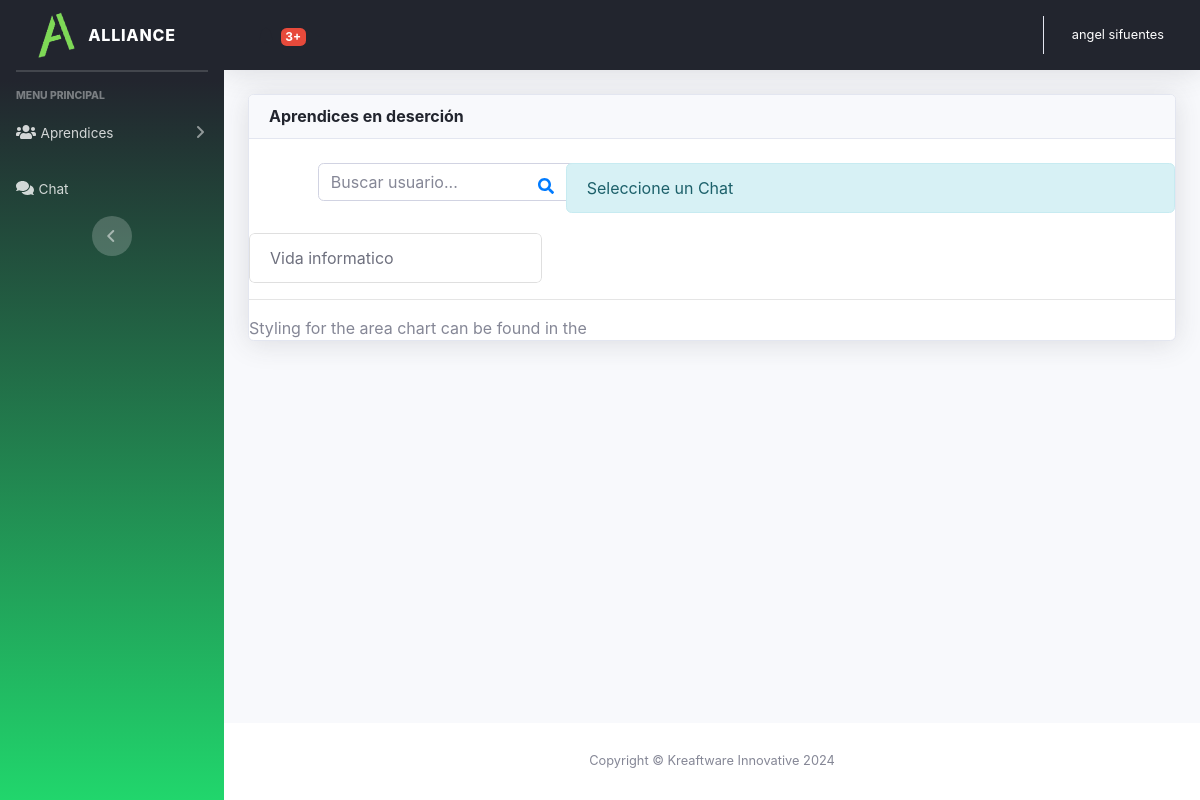
The app's page /sistema/chat.php (signed in), older data.
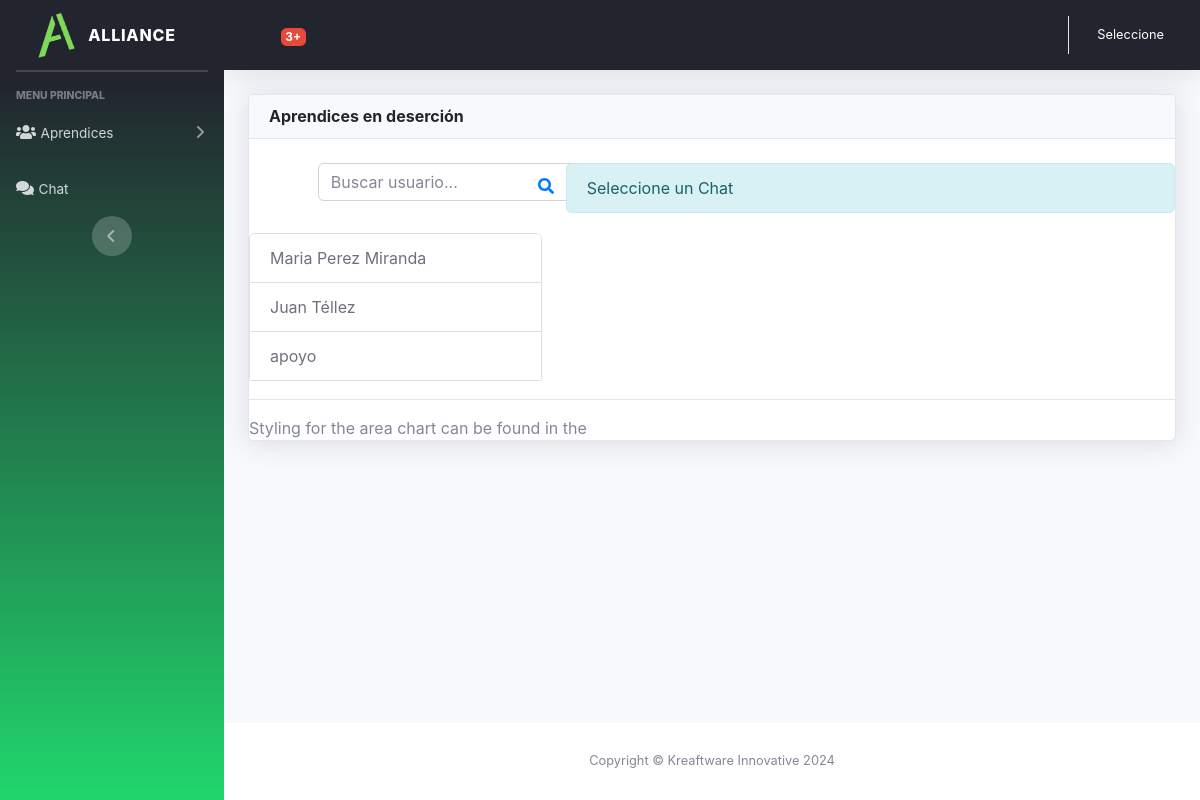
The same page, newer data.
### tables this page shows
CREATE TABLE IF NOT EXISTS `usuario` (
  `idusuario` int NOT NULL AUTO_INCREMENT,
  `nombre` varchar(100) NOT NULL,
  `correo` varchar(100) NOT NULL,
  `usuario` varchar(20) NOT NULL,
  `clave` varchar(50) NOT NULL,
  `rol` int NOT NULL,
  PRIMARY KEY (`idusuario`)
);

### sistema/chat.php (the view, shortened to what the changed rows need)
<?php
include_once "includes/header.php";
include "../conexion.php";
$idUser = $_SESSION['idUser'];
$rol = $_SESSION['rol'];
$queryUsuarios = "SELECT idusuario, nombre, rol FROM usuario WHERE idusuario != $idUser";
$resultUsuarios = mysqli_query($conexion, $queryUsuarios);
$idDestinatario = isset($_GET['idDestinatario']) ? $_GET['idDestinatario'] : 0;
?>
<div class="container-fluid">
                            <div class="card shadow mb-3">
                                <div class="row">
        <div class="col-lg-4">
            <div class="list-group">
                <?php while ($usuario = mysqli_fetch_assoc($resultUsuarios)) {
                    if ($rol == 2 && $usuario['rol'] == 2) {
                        continue;
                    }
                ?>
                    <a href="chat.php?idDestinatario=<?php echo $usuario['idusuario']; ?>" class="list-group-item list-group-item-action <?php echo ($idDestinatario == $usuario['idusuario']) ? 'active' : ''; ?>">
                        <?php echo $usuario['nombre']; ?>
                    </a>
                <?php } ?>
            </div>
        </div>
    </div>
                            </div>
</div>
</div>
<?php include "includes/footer.php"; ?>

### sistema/includes/header.php (shortened to what the changed rows need)
<!DOCTYPE html>
<html lang="en">
<head>
	<link href="css/style.css" rel="stylesheet">
	<link href="css/sb-admin-2.min.css" rel="stylesheet">
	<link rel="stylesheet" href="css/dataTables.bootstrap4.min.css">
	<link rel="stylesheet" href="https://cdnjs.cloudflare.com/ajax/libs/font-awesome/6.0.0-beta3/css/all.min.css">
</head>
<body id="page-top">
	<div id="wrapper">
		<div id="content-wrapper" class="d-flex flex-column">
			<div id="content">
				<nav class="navbar navbar-expand navbar-light bg-primary text-white topbar mb-4 static-top shadow">
					<ul class="navbar-nav ml-auto">
						<li class="nav-item dropdown no-arrow">
							<a class="nav-link dropdown-toggle" href="#" id="userDropdown" role="button" data-toggle="dropdown" aria-haspopup="true" aria-expanded="false">
								<span class="mr-2 d-none d-lg-inline small text-white"><?php echo $_SESSION['nombre']; ?></span>
							</a>
						</li>
					</ul>
				</nav>

Row changes from the older to the newer data that the page shows:
removed usuario: nombre "Vida informatico"
added usuario: nombre "Maria Perez Miranda"
added usuario: nombre "Juan Téllez"
added usuario: nombre "apoyo"
Text that changed along with them:
$_SESSION['nombre']: "angel sifuentes" → "Seleccione"
